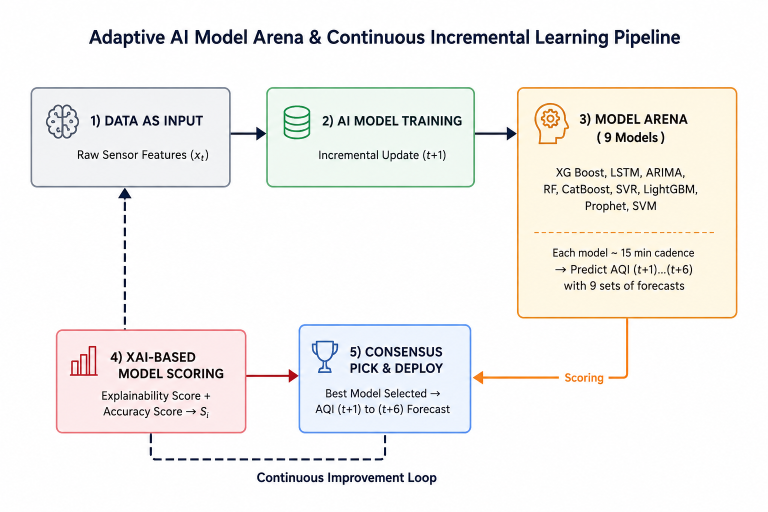
#> input picture thesis_src/nirmalnode_thesis/figures/ai_model_arena_pipeline.png, 1536 x 1024 px, found by its file name (shown at 1/2 size); its folder holds 4 pictures in this run
$ python optimize_images.py
#> lines starting #> are read from the running program, lines starting #| are printed output that depends on the picture
import os
from PIL import Image

fig_dir = r'C:\Users\ASUS\Downloads\capstone 3.2\thesis_src\nirmalnode_thesis\figures'

print("=== OPTIMIZING FIGURES FOR SUPER-FAST OVERLEAF COMPILATION ===")
for f in sorted(os.listdir(fig_dir)):
    fp = os.path.join(fig_dir, f)
    if not (f.endswith('.png') or f.endswith('.jpg') or f.endswith('.jpeg')):
        continue

    orig_sz = os.path.getsize(fp)
    with Image.open(fp) as im:
#> im is the input picture: PIL image 1536x1024 RGB; mean R, G, B 242.7, 241.3, 239.4
        w, h = im.size
#> w = 1536; h = 1024
        fmt = im.format
#> fmt = 'PNG'
        mode = im.mode
#> mode = 'RGB'

        # Max width 1400px (crystal sharp for A4 page width of ~6 inches)
        max_w = 1400
        if w > max_w:
            new_w = max_w
            new_h = int(h * (max_w / w))
#> new_h = 933
            im_resized = im.resize((new_w, new_h), Image.Resampling.LANCZOS)
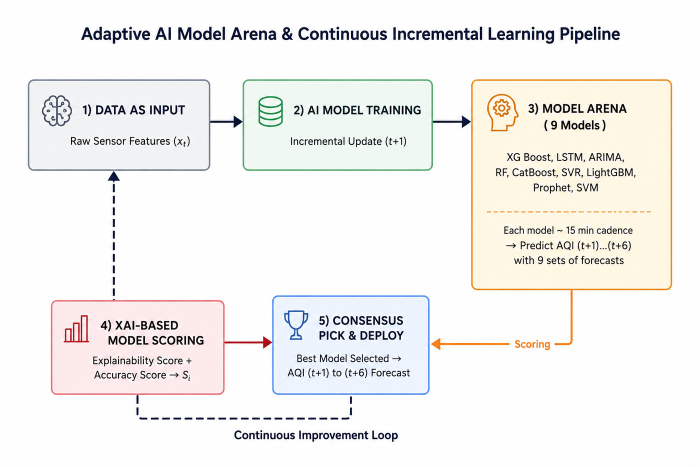
#> im_resized: PIL image 1400x933 RGB (shown at 1/2 size); mean R, G, B 242.6, 241.3, 239.4
        else:
            im_resized = im.copy()
            new_w, new_h = w, h

        # Save optimized
        if f.endswith('.png'):
            # Convert RGBA to RGB with white background if needed, or keep PNG with clean compression
            if mode == 'RGBA':
                bg = Image.new('RGB', im_resized.size, (255, 255, 255))
                bg.paste(im_resized, mask=im_resized.split()[3])
                bg.save(fp, format='PNG', optimize=True)
            else:
                im_resized.save(fp, format='PNG', optimize=True)
        elif f.endswith('.jpg') or f.endswith('.jpeg'):
            if mode != 'RGB':
                im_resized = im_resized.convert('RGB')
            im_resized.save(fp, format='JPEG', quality=85, optimize=True)

    new_sz = os.path.getsize(fp)
    print(f"{f:35s} | {orig_sz/1024:6.1f} KB -> {new_sz/1024:6.1f} KB | {w}x{h} -> {new_w}x{new_h}")
#| ai_model_arena_pipeline.png         | 1258.3 KB ->  876.9 KB | 1536x1024 -> 1400x933

print("All figures optimized!")
